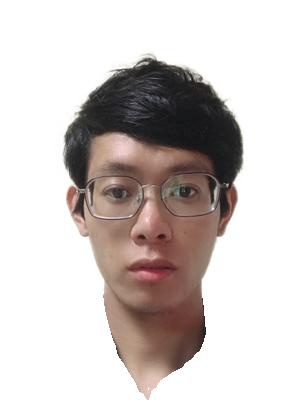
#> input picture python/2/5-88.png, 296 x 414 px
$ python coverimgs.py
#> lines starting #> are read from the running program, lines starting #| are printed output that depends on the picture
### python/2/pictools.py
#!usr/bin/python
# -*- coding: utf-8 -*-
import numpy as np
from PIL import Image,ImageDraw,ImageFilter

'''
#获得衣服衣领最上边像素在图像中的位置函数
def getTwoHightestPoint2(img):
	sp=img.size
	height=sp[1]
	width=sp[0]
	count = 0
	x1 = x2 = x3 = x4 = 0

	lastposition = False
	newposition = False
	for yh in range(height):
		count = 0
		for xw in range(width):
			color_d = img.getpixel((xw,yh))
			if(color_d[3] == 255):
				newposition = True
			else:
				newposition = False
			if (newposition and (not lastposition) ) or ( (not newposition) and lastposition):
				if count == 2 and xw - x2 < 30:
					x2 = xw
				else:
					count += 1
				if count == 2:
					x2 = xw
				elif count == 3:
					x3 = xw
				elif count == 4:
					return x2,x3, yh-1
			# 记录上一次是否在头像上
			lastposition = newposition
'''
#获得衣服衣领最上边像素在图像中的位置函数
def getTwoHightestPoint(img):
	sp=img.size
	height=sp[1]
	width=sp[0]

	lastposition = False
	newposition = False

	diff = 50

	hightest_x1 = hightest_x2 = 0
	hightest_y1 = hightest_y1 = height - 1

	firstpoint = False
	secondpoint = False
	for xw in range(width):
		for yh in range(height):

			color_d = img.getpixel((xw,yh))
			if(color_d[3] == 255):
				if secondpoint == False:
					if xw - hightest_x1 <= diff and yh <= hightest_y1:
						hightest_x1 = xw
						hightest_y1 = yh
					if xw - hightest_x1 > diff:
						hightest_x2 = xw
						hightest_y2 = yh
						secondpoint = True
				else:
					if yh <= hightest_y2:
						hightest_x2 = xw
						hightest_y2 = yh
				break
	return hightest_x1,hightest_x2, max(hightest_y1, hightest_y2)

# 覆盖图片
def coverImgs(img, imgs,x1,x3, y1,x2,y2):
	sp=img.size
	h1=sp[1]
	w1=sp[0]

	sp=imgs.size
	h2=sp[1]
	w2=sp[0]

	x_begin = x_end = 0
	y_end = 0

	# 获取覆盖边界，以免超过图片范围
	if w2 - x2 > w1 - x1:
		x_end = w1
	else:
		x_end = w1 - ((w1 - x1) - (w2 - x2))

	if x2 > x1:
		x_begin = 0
	else:
		x_begin = (x1) - (x2)

	if h2 - y2 > h1 - y1:
		y_end = h1
	else:
		y_end = h1 - ((h1 - y1) - (h2 - y2))

	pixels = img.load()
	for yh in range(y1, y_end):
		for xw in range(x_begin, x_end):
			# 将不为透明的点覆盖到对应位置
			color_d = imgs.getpixel(((xw - x1) + x2,(yh - y1) + y2))
			if xw < x1 or xw > x3:
				pixels[xw,yh] = color_d
			else:
				if(color_d[3] == 255):
					pixels[xw,yh] = color_d

	# 裁剪边框  重置尺寸1寸
	img = img.crop((x_begin+3,0,x_end-3,y_end))#.resize((295,413))

	return img

# 覆盖图片
def changeBack(img, color):
	x,y = img.size

	p = Image.new('RGBA', img.size, color)
	p.paste(img, (0, 0, x, y), img)

	return p

### python/2/coverimgs.py
#!usr/bin/python
# -*- coding: utf-8 -*-
import numpy as np
import pictools as pt
from PIL import Image,ImageDraw,ImageFilter

img_h = Image.open("5-88.png")      # head
#> img_h is the input picture: PIL image 296x414 RGBA; mean R, G, B, A 182.8, 170.2, 155.8, 82.9
img_c = Image.open("01.png")        # clouth
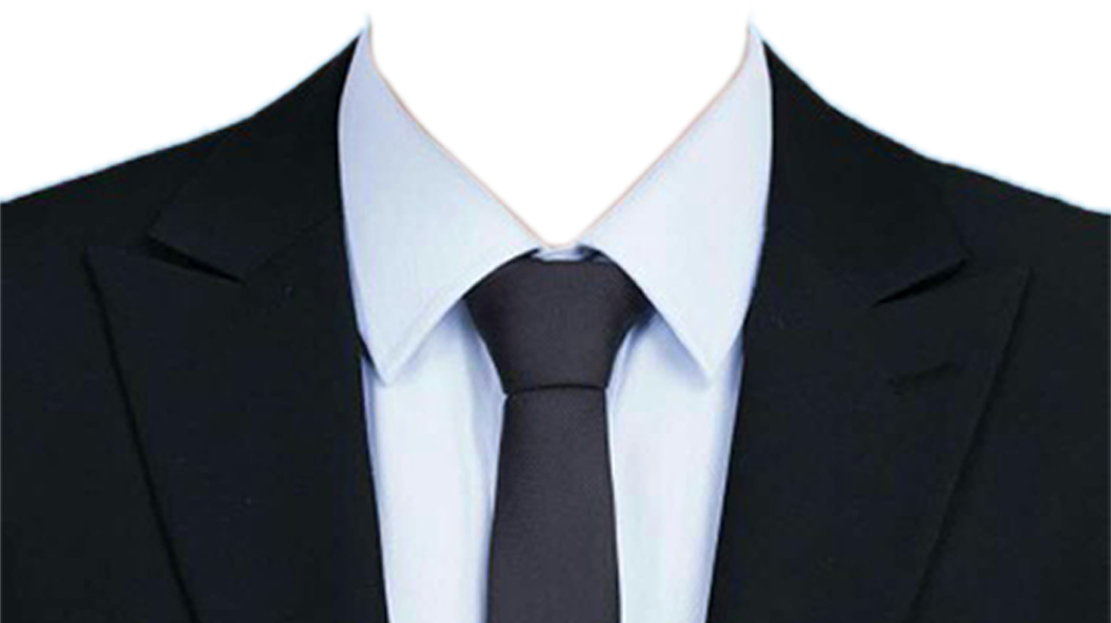
#> input picture python/2/01.png, 1111 x 623 px
#> img_c is the input picture: PIL image 1111x623 RGBA; mean R, G, B, A 81.4, 99.6, 106.7, 195.1

x1 = 105
x2 = 203
y1 = 305

x3,x4,y3 = pt.getTwoHightestPoint(img_c)
#> after the loop in getTwoHightestPoint, `for xw in range(width):`: hightest_x1 = 362; hightest_x2 = 756; hightest_y1 = 40; hightest_y2 = 43; secondpoint = True
#> x3 = 362; x4 = 756; y3 = 43

diff = 0
rate = float((x4-x3-2*diff)/(x2-x1))
#> rate = 4.02
sp = img_h.size
#> sp = (296, 414)
img_h=img_h.resize((int(sp[0] * rate),int(sp[1]*rate)))  #,Image.BILINEAR
#> img_h: PIL image 1190x1664 RGBA

# 裁剪衣服为三部分
sp_c = img_c.size
#> sp_c = (1111, 623)
img_l = img_c.crop((0,0,x3, sp_c[1]))
img_m = img_c.crop((x3, 0, x4, sp_c[1]))
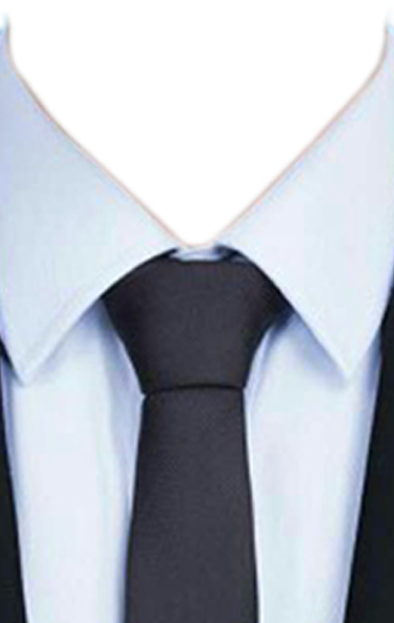
#> img_m: PIL image 394x623 RGBA; mean R, G, B, A 156.2, 156.8, 155.2, 190.4; transparent parts drawn white
img_r = img_c.crop((x4, 0, sp_c[0], sp_c[1]))
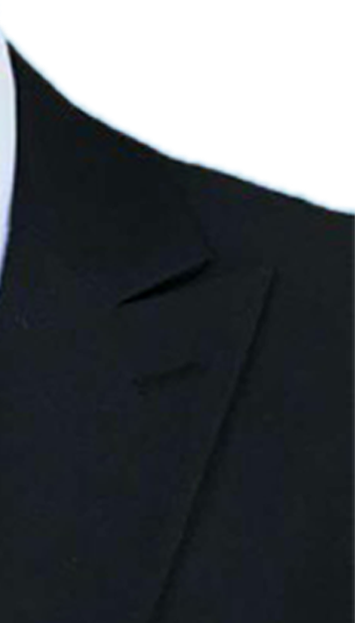
#> img_r: PIL image 355x623 RGBA; mean R, G, B, A 45.1, 72, 82.6, 195.2; transparent parts drawn white

img_l.show()
img_m.show()
img_r.show()

img = pt.coverImgs(img_h, img_c,int(rate*x1), int(rate*x2), int(rate*y1), x3 + diff, y3)
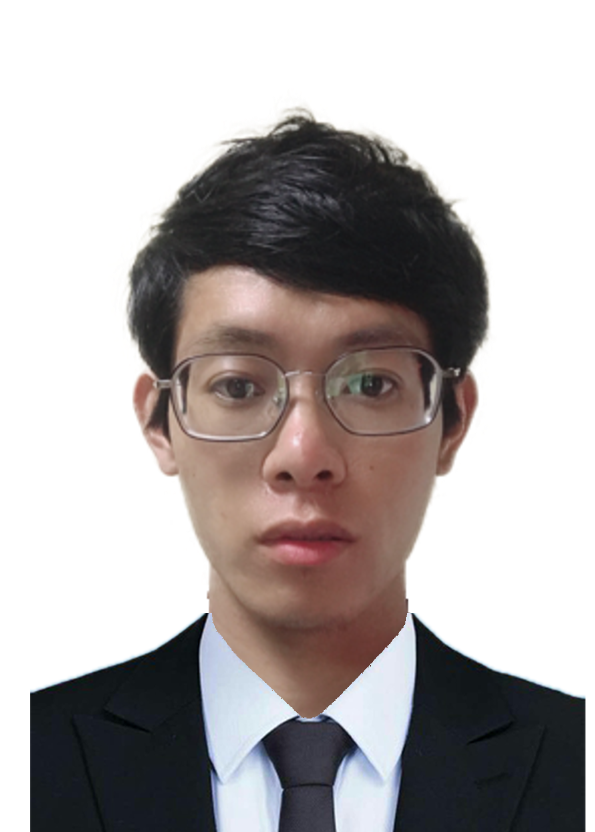
#> img_h: PIL image 1190x1664 RGBA (shown at 1/2 size); mean R, G, B, A 54.9, 52.9, 53, 123.6; transparent parts drawn white

# 回复原来的尺寸
sp = img.size
#> sp = (1105, 1664)
img=img.resize((int(sp[0] / rate),int(sp[1] / rate)))  #,Image.BILINEAR
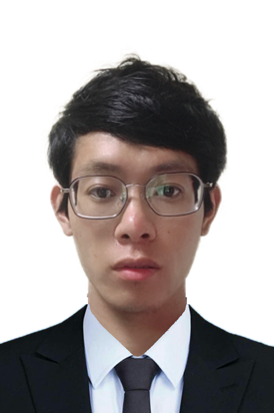
#> img: PIL image 274x413 RGBA; mean R, G, B, A 56.3, 50.4, 49.2, 132.9; transparent parts drawn white

# 背景绘制颜色
img = pt.changeBack(img, (240,0,0))
#> in changeBack, `p = Image.new('RGBA', img.size, color)`:
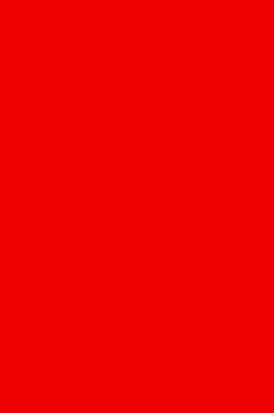
#> p: PIL image 274x413 RGBA; mean R, G, B, A 240, 0, 0, 255
#> in changeBack, `p.paste(img, (0, 0, x, y), img)`:
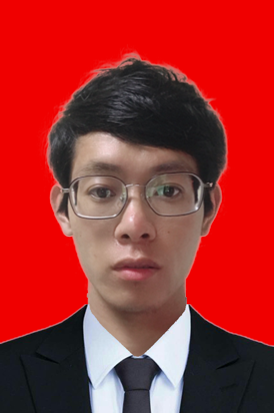
#> p: PIL image 274x413 RGBA; mean R, G, B, A 164.6, 43.8, 43.2, 253.6; transparent parts drawn white

img.save('result.png')
